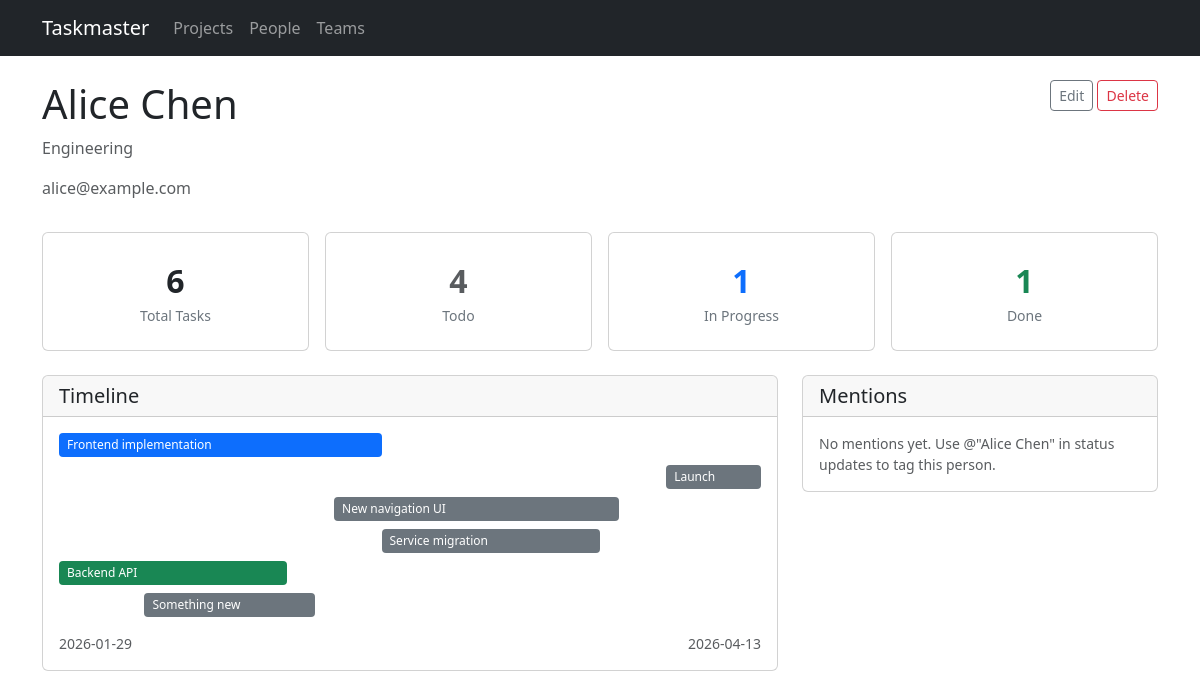
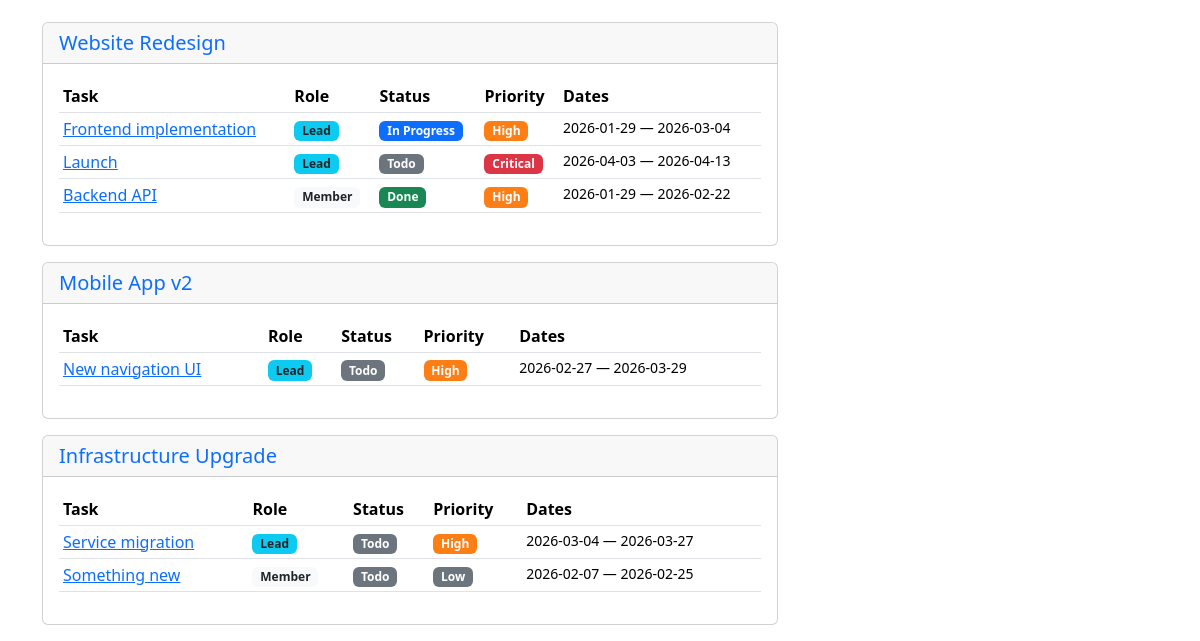
The app's page /people/1, older data (2 pictures, top to bottom).
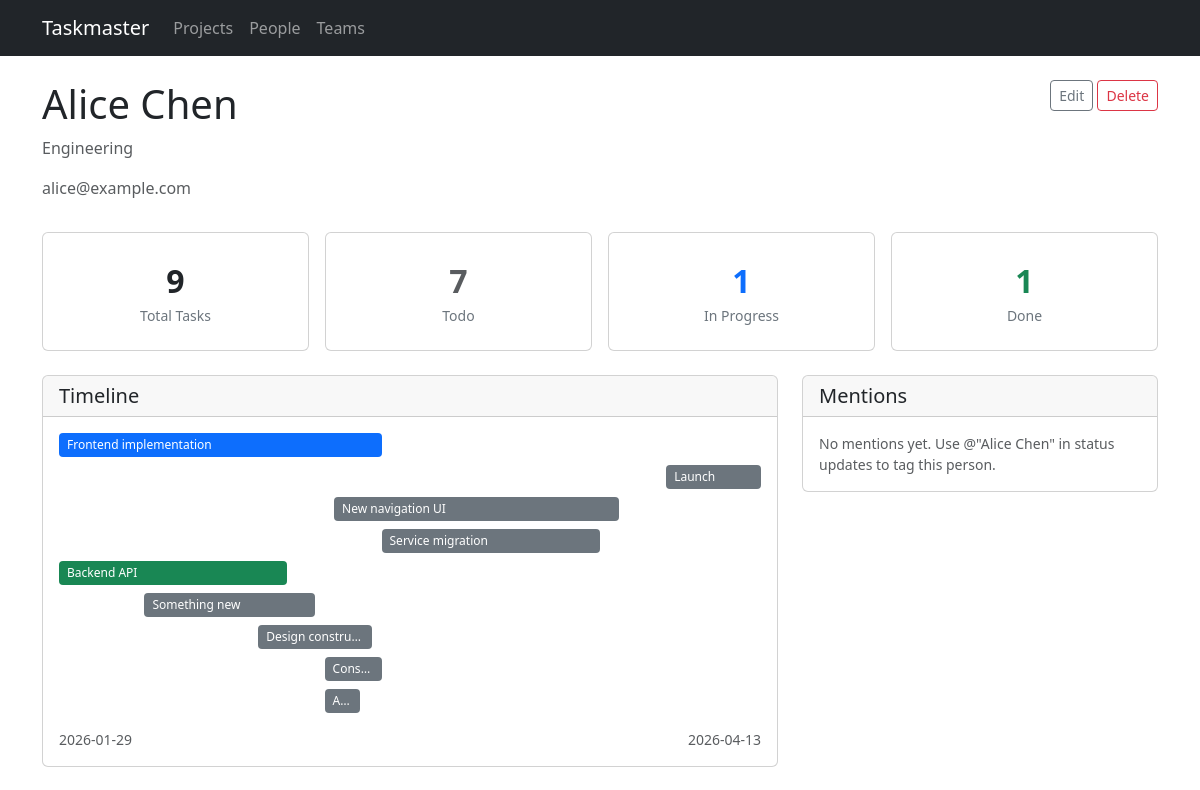
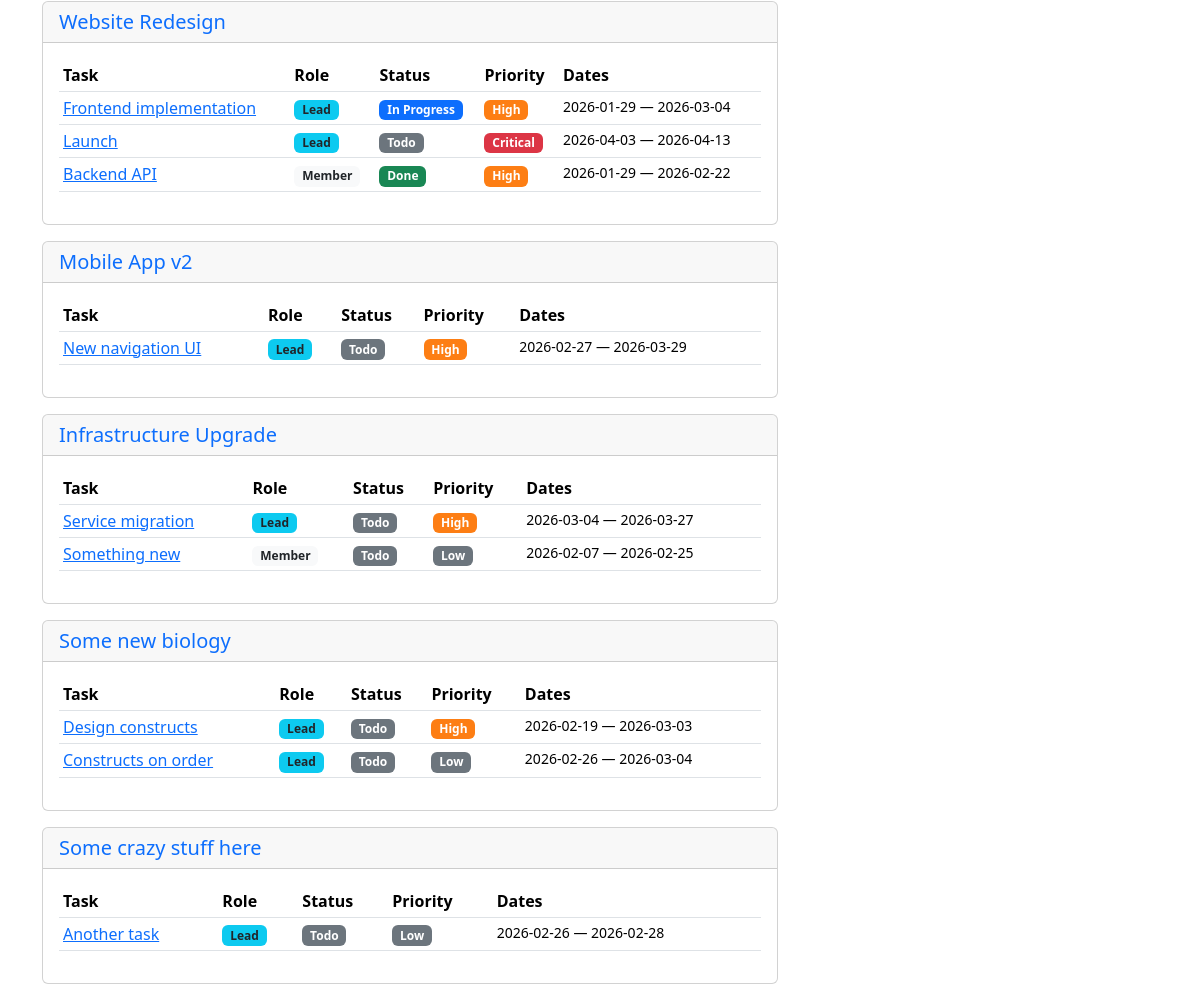
The same page, newer data (2 pictures, top to bottom).
### models.py (models this page shows, shortened)
class Task(db.Model):
    id = db.Column(db.Integer, primary_key=True)
    title = db.Column(db.String(200), nullable=False)
    description = db.Column(db.Text)
    project_id = db.Column(db.Integer, db.ForeignKey('project.id'), nullable=False)
    start_date = db.Column(db.Date, nullable=False)
    end_date = db.Column(db.Date, nullable=False)
    status = db.Column(db.String(20), default='todo')  # todo, in_progress, done
    priority = db.Column(db.String(20), default='medium')  # low, medium, high, critical
    assignments = db.relationship('TaskAssignment', backref='task', lazy=True,
                                   cascade='all, delete-orphan')
    tags = db.relationship('Tag', secondary=task_tags, backref=db.backref('tasks', lazy=True))
    status_updates = db.relationship('StatusUpdate', backref='task', lazy=True,
                                     order_by='StatusUpdate.created_at.desc()',
                                     cascade='all, delete-orphan')
    dependencies = db.relationship(
        'Task',
        secondary='task_dependency',
        primaryjoin='Task.id == TaskDependency.task_id',
        secondaryjoin='Task.id == TaskDependency.depends_on_id',
        backref=db.backref('dependents', lazy=True),
        lazy=True,
    )
    @property
    def lead(self):
        for a in self.assignments:
            if a.is_lead:
                return a.person
        return None

class Project(db.Model):
    id = db.Column(db.Integer, primary_key=True)
    name = db.Column(db.String(200), nullable=False)
    description = db.Column(db.Text)
    start_date = db.Column(db.Date)
    end_date = db.Column(db.Date)
    status = db.Column(db.String(20), default='active')  # active, completed, on_hold
    tasks = db.relationship('Task', backref='project', lazy=True, cascade='all, delete-orphan')

### routes/people.py (the view)
@bp.route('/people/<int:id>')
def detail(id):
    person = Person.query.get_or_404(id)
    person_tasks = [a.task for a in person.assignments]
    tasks_by_project = {}
    for task in person_tasks:
        proj = task.project
        if proj.id not in tasks_by_project:
            tasks_by_project[proj.id] = {'project': proj, 'tasks': []}
        tasks_by_project[proj.id]['tasks'].append(task)
    mentioned_updates = StatusUpdate.query.filter(
        StatusUpdate.mentions.any(id=person.id)
    ).order_by(StatusUpdate.created_at.desc()).all()
    return render_template('people/detail.html', person=person,
                           person_tasks=person_tasks,
                           tasks_by_project=tasks_by_project,
                           mentioned_updates=mentioned_updates)

### templates/people/detail.html (shortened to what the changed rows need)
{% extends "base.html" %}
{% block content %}
<div class="d-flex justify-content-between align-items-start mb-3">
    <div>
        <h1>{{ person.name }}</h1>
    </div>
</div>
{% set total = person_tasks|length %}
{% set todo = person_tasks|selectattr('status', 'equalto', 'todo')|list|length %}
{% set in_prog = person_tasks|selectattr('status', 'equalto', 'in_progress')|list|length %}
{% set done_count = person_tasks|selectattr('status', 'equalto', 'done')|list|length %}
<div class="row g-3 mb-4">
    <div class="col-md-3"><div class="card stat-card"><div class="stat-number">{{ total }}</div><div class="stat-label">Total Tasks</div></div></div>
    <div class="col-md-3"><div class="card stat-card"><div class="stat-number text-muted">{{ todo }}</div><div class="stat-label">Todo</div></div></div>
</div>
<div class="row g-4">
<div class="col-lg-8">
    {% if person_tasks %}
    <div class="card mb-4">
        <div class="card-header"><h5 class="mb-0">Timeline</h5></div>
        <div class="card-body">
            {% set all_tasks = person_tasks %}
            {% set min_date = all_tasks|map(attribute='start_date')|min %}
            {% set max_date = all_tasks|map(attribute='end_date')|max %}
            {% set total_days = (max_date - min_date).days if max_date != min_date else 1 %}
            <div style="position: relative; min-height: {{ all_tasks|length * 32 }}px;">
                {% for task in all_tasks %}
                {% set offset_days = (task.start_date - min_date).days %}
                {% set duration_days = (task.end_date - task.start_date).days %}
                {% set left_pct = (offset_days / total_days * 100) %}
                {% set width_pct = (duration_days / total_days * 100) %}
                <div class="timeline-bar badge-{{ task.status }}"
                     style="position: absolute; top: {{ loop.index0 * 32 }}px; left: {{ left_pct }}%; width: {{ [width_pct, 5]|max }}%;"
                     title="{{ task.title }} ({{ task.start_date }} to {{ task.end_date }})">
                    <a href="{{ url_for('tasks.detail', id=task.id) }}" class="text-white text-decoration-none">{{ task.title }}</a>
                </div>
                {% endfor %}
            </div>
            <div class="d-flex justify-content-between mt-2 small text-muted">
                <span>{{ min_date }}</span>
                <span>{{ max_date }}</span>
            </div>
        </div>
    </div>
    {% endif %}
    {% if tasks_by_project %}
    {% for proj_id, group in tasks_by_project.items() %}
    <div class="card mb-3">
        <div class="card-header">
            <h5 class="mb-0">
                <a href="{{ url_for('projects.detail', id=group.project.id) }}" class="text-decoration-none">
                    {{ group.project.name }}
                </a>
            </h5>
        </div>
        <div class="card-body">
            <div class="table-responsive">
                <table class="table table-hover table-sm">
                    <thead>
                        <tr><th>Task</th><th>Role</th><th>Status</th><th>Priority</th><th>Dates</th></tr>
                    </thead>
                    <tbody>
                        {% for task in group.tasks %}
                        <tr>
                            <td><a href="{{ url_for('tasks.detail', id=task.id) }}">{{ task.title }}</a></td>
                            <td>
                                {% if task.lead and task.lead.id == person.id %}
                                <span class="badge bg-info text-dark">Lead</span>
                                {% else %}
                                <span class="badge bg-light text-dark">Member</span>
                                {% endif %}
                            </td>
                            <td><span class="badge badge-{{ task.status }}">{{ task.status | replace('_', ' ') | title }}</span></td>
                            <td><span class="badge badge-{{ task.priority }}">{{ task.priority | title }}</span></td>
                            <td class="small">{{ task.start_date }} &mdash; {{ task.end_date }}</td>
                        </tr>
                        {% endfor %}
                    </tbody>
                </table>
            </div>
        </div>
    </div>
    {% endfor %}
    {% else %}
    <div class="text-center py-5">
        <p class="text-muted">No tasks assigned to this person yet.</p>
    </div>
    {% endif %}
</div>
</div>
{% endblock %}

Row changes from the older to the newer data that the page shows:
added Task: title "Design constru…", title "Design constructs", shows "Lead", status "Todo", priority "High", start_date "2026-02-19", end_date "2026-03-03"
added Task: title "Cons…", title "Constructs on order", shows "Lead", status "Todo", priority "Low", start_date "2026-02-26", end_date "2026-03-04"
added Task: title "A…", title "Another task", shows "Lead", status "Todo", priority "Low", start_date "2026-02-26", end_date "2026-02-28"
added Project: project.name "Some new biology"
added Project: project.name "Some crazy stuff here"
Text that changed along with them:
{{ total }}: "6" → "9"
{{ todo }}: "4" → "7"
{{ all_tasks|length * 32 }}: 192 → 288 (drawn)
new list line: "Task Role Status Priority Dates"
